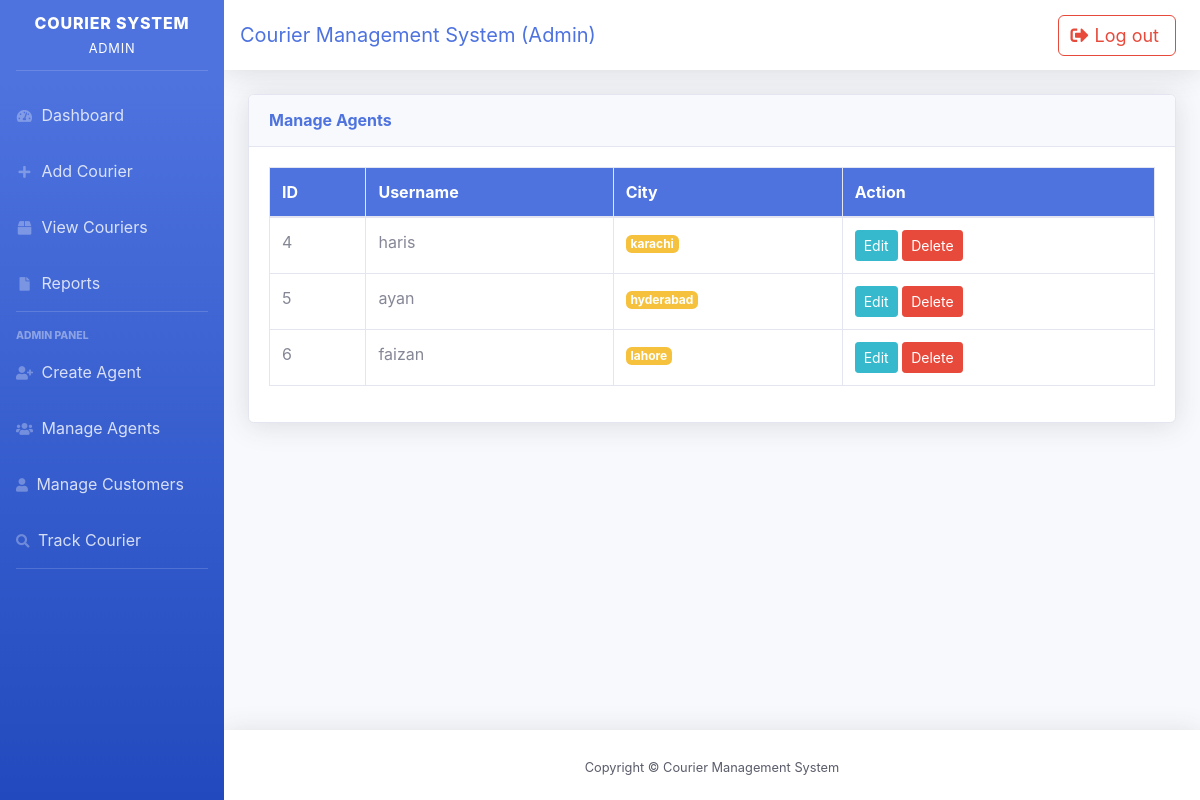
The page /manage_agent.php (signed in) on the database its author committed.
### tables this page shows
CREATE TABLE `agents` (
  `id` int(11) NOT NULL,
  `username` varchar(50) DEFAULT NULL,
  `password` varchar(255) DEFAULT NULL,
  `city` varchar(50) DEFAULT NULL
);

### manage_agent.php (the view, shortened to what this page needs)
<?php include("layout/header.php"); ?>
<?php include("db.php"); ?>
<div class="container-fluid">
    <div class="card shadow mb-4">
        <div class="card-header py-3">
            <h6 class="m-0 font-weight-bold text-primary">
                Manage Agents
            </h6>
        </div>
        <div class="card-body">
            <div class="table-responsive">
                <table class="table table-bordered table-hover">
                    <thead class="bg-primary text-white">
                        <tr>
                            <th>ID</th>
                            <th>Username</th>
                            <th>City</th>
                            <th>Action</th>
                        </tr>
                    </thead>
                    <tbody>
                    <?php
                    $result = mysqli_query($conn, "SELECT * FROM agents");
                    while($row = mysqli_fetch_assoc($result)){
                    ?>
                        <tr>
                            <td><?= $row['id'] ?></td>
                            <td><?= $row['username'] ?></td>
                            <td>
                                <span class="badge badge-warning">
                                    <?= $row['city'] ?>
                                </span>
                            </td>
                            <td>
                                <a href="edit_agent.php?id=<?= $row['id'] ?>"
                                   class="btn btn-info btn-sm">
                                   Edit
                                </a>
                                <a href="delete_agent.php?id=<?= $row['id'] ?>"
                                   class="btn btn-danger btn-sm"
                                   onclick="return confirm('Are you sure?')">
                                   Delete
                                </a>
                            </td>
                        </tr>
                    <?php } ?>
                    </tbody>
                </table>
            </div>
        </div>
    </div>
</div>
<?php include("layout/footer.php"); ?>

### rows shown on the page
agents: id "4", username "haris", city "karachi"
agents: id "5", username "ayan", city "hyderabad"
agents: id "6", username "faizan", city "lahore"
